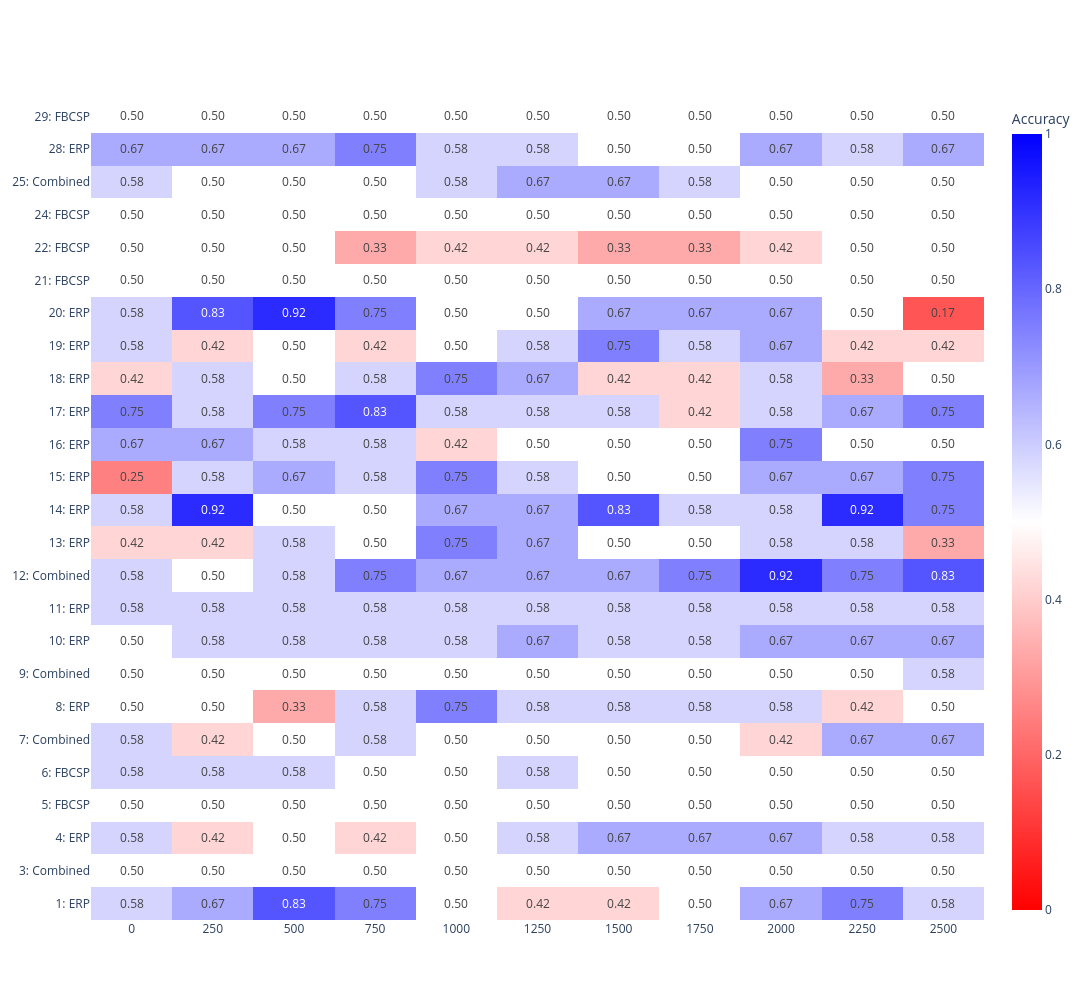

The cell this chart's notebook holds for it:
### Code cell
fig_AW_new.update_layout( xaxis_tickmode='linear',xaxis_dtick=250,
                      height=1000, width=1600)
fig_AW_new.show()

### Figure 1 — Plotly figure (JSON) as saved in the notebook; plotly's stock layout.template omitted (floating-point values rounded to 4 significant figures; data arrays with more than 128 entries replaced by an {"elided": "..."} marker saying what was removed)
{"data": [{"colorbar": {"title": {"text": "Accuracy"}}, "colorscale": [[0, "red"], [0.5, "white"], [1, "blue"]], "text": {"elided": "25x11 float values"}, "texttemplate": "%{z:.2f}", "type": "heatmap", "x": [0, 250, 500, 750, 1000, 1250, 1500, 1750, 2000, 2250, 2500], "y": ["1: ERP", "3: Combined", "4: ERP", "5: FBCSP", "6: FBCSP", "7: Combined", "8: ERP", "9: Combined", "10: ERP", "11: ERP", "12: Combined", "13: ERP", "14: ERP", "15: ERP", "16: ERP", "17: ERP", "18: ERP", "19: ERP", "20: ERP", "21: FBCSP", "22: FBCSP", "24: FBCSP", "25: Combined", "28: ERP", "29: FBCSP"], "z": {"elided": "25x11 float values"}, "zmax": 1, "zmin": 0}], "layout": {"height": 1000, "width": 1600, "xaxis": {"dtick": 250, "tickmode": "linear"}}}
